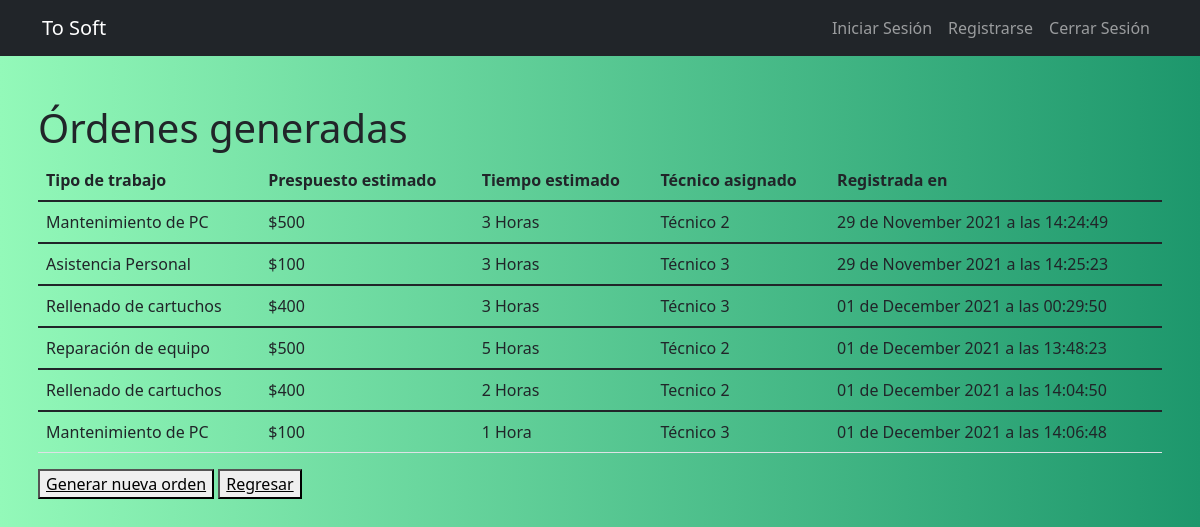
/menutosoft/showOrdersWork (signed in), run on the app's committed database.
### app/models.py (models this page shows)
class OrderWork(db.Model):
    __tablename__= "ordersWork"
    id = Column(Integer, primary_key=True)
    typeWork = Column(String(100))
    budget = Column(String(6))
    workDuration = Column(String(3))
    technician = Column(String(100))
    timeRegister = Column(DateTime, default=datetime.utcnow)

### app/routes.py (the view)
@app.route("/menutosoft/showOrdersWork", methods=['GET', 'POST'])
@login_required
def showOrdersWork():
    workorders = OrderWork.query.all()
    return render_template("tosoftOrdersWork.html", title="Ordenes de trabajo", workorders = workorders )

### app/models.py (called while the page is built)
@login.user_loader
def load_user(id):
    return User.query.get(int(id))

### app/templates/tosoftOrdersWork.html
{% extends "base.html" %}
{% block content %}
    <h1> Órdenes generadas </h1>
        <table class="table">
            <thead>
                <tr>
                  <th scope="col"> Tipo de trabajo </th>
                  <th scope="col"> Prespuesto estimado </th>
                  <th scope="col"> Tiempo estimado </th>
                  <th scope="col"> Técnico asignado </th>
                  <th scope="col"> Registrada en </th>
                </tr>
              </thead>
            {% for workOrder in workorders %}
                <tbody>
                    <tr>
                        <td>{{ workOrder.typeWork }}</td>
                        <td>{{ workOrder.budget }}</td>
                        <td>{{ workOrder.workDuration }}</td>
                        <td> {{ workOrder.technician }} </td>
                        <td> {{ workOrder.timeRegister.strftime('%d de %B %Y a las %H:%M:%S') }} </td>
                    </tr>
                </tbody>
            {% endfor %}
        </table>
            <p> <button> <a href="{{ url_for('addorderwork') }}"> Generar nueva orden </a> </button>
            <button> <a href="{{ url_for ('menutosoft') }}"> Regresar </a> </button>
{% endblock %}

### app/templates/base.html (shortened to what this page needs)
<!DOCTYPE html>
<html>
    <head>
        <link href="https://cdn.jsdelivr.net/npm/bootstrap@5.1.3/dist/css/bootstrap.min.css" rel="stylesheet">
        <link rel="stylesheet" href="{{ url_for('static', filename='css/styles.css') }}">
    </head>
    <body>
        {% include ('partials/_navbar.html') %}
        <div class="container p-2">
        </div>
        <div class="container p-2">
            {% block content %}
            {% endblock %}
        </div>
    </body>
</html>

### app/templates/partials/_navbar.html (shortened to what this page needs)
<nav class="navbar navbar-expand-lg navbar-dark bg-dark">
    <div class="container">
      <a class="navbar-brand" href="/menuClient">To Soft</a>
      <div class="collapse navbar-collapse" id="navbarNav">
        <ul class="navbar-nav ms-auto">
          <li class="nav-item">
            <a class="nav-link" href="/login">Iniciar Sesión</a>
          </li>
          <li class="nav-item">
            <a class="nav-link" href="/signup">Registrarse</a>
          </li>
          <li class="nav-item">
            <a class="nav-link" href="/logout">Cerrar Sesión</a>
          </li>
        </ul>
      </div>
    </div>
  </nav>

### app/static/css/styles.css (style rules this page uses)
body { background: #1D976C; background: -webkit-linear-gradient(to right, #93F9B9, #1D976C); background: linear-gradient(to right, #93F9B9, #1D976C); }
a { color: rgb(0, 0, 0); }
p { color: #000; }

### data on the page
OrderWork: typeWork "Mantenimiento de PC", budget "$500", workDuration "3 Horas", technician "Técnico 2", timeRegister "29 de November 2021 a las 14:24:49"
OrderWork: typeWork "Asistencia Personal", budget "$100", workDuration "3 Horas", technician "Técnico 3", timeRegister "29 de November 2021 a las 14:25:23"
OrderWork: typeWork "Rellenado de cartuchos", budget "$400", workDuration "3 Horas", technician "Técnico 3", timeRegister "01 de December 2021 a las 00:29:50"
OrderWork: typeWork "Reparación de equipo", budget "$500", workDuration "5 Horas", technician "Técnico 2", timeRegister "01 de December 2021 a las 13:48:23"
OrderWork: typeWork "Rellenado de cartuchos", budget "$400", workDuration "2 Horas", technician "Tecnico 2", timeRegister "01 de December 2021 a las 14:04:50"
OrderWork: typeWork "Mantenimiento de PC", budget "$100", workDuration "1 Hora", technician "Técnico 3", timeRegister "01 de December 2021 a las 14:06:48"
